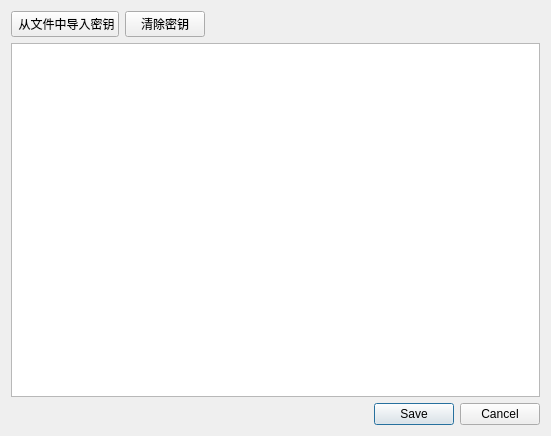
<?xml version="1.0" encoding="UTF-8"?>
<ui version="4.0">
 <class>DialogKeySet</class>
 <widget class="QDialog" name="DialogKeySet">
  <property name="geometry">
   <rect>
    <x>0</x>
    <y>0</y>
    <width>551</width>
    <height>436</height>
   </rect>
  </property>
  <property name="windowTitle">
   <string>Dialog</string>
  </property>
  <property name="windowIcon">
   <iconset resource="application.qrc">
    <normaloff>:/images/keyset.png</normaloff>:/images/keyset.png</iconset>
  </property>
  <property name="whatsThis">
   <string notr="true"/>
  </property>
  <layout class="QGridLayout" name="gridLayout">
   <item row="4" column="1">
    <widget class="QDialogButtonBox" name="buttonBox">
     <property name="locale">
      <locale language="Chinese" country="China"/>
     </property>
     <property name="orientation">
      <enum>Qt::Horizontal</enum>
     </property>
     <property name="standardButtons">
      <set>QDialogButtonBox::Cancel|QDialogButtonBox::Save</set>
     </property>
    </widget>
   </item>
   <item row="0" column="0" colspan="2">
    <layout class="QHBoxLayout" name="horizontalLayout">
     <item>
      <widget class="QPushButton" name="ImportButton">
       <property name="maximumSize">
        <size>
         <width>200</width>
         <height>16777215</height>
        </size>
       </property>
       <property name="toolTip">
        <string>&lt;html&gt;&lt;head/&gt;&lt;body&gt;&lt;p&gt;例如: prod.keys, title.keys.&lt;/p&gt;&lt;/body&gt;&lt;/html&gt;</string>
       </property>
       <property name="text">
        <string> 从文件中导入密钥</string>
       </property>
       <property name="icon">
        <iconset resource="application.qrc">
         <normaloff>:/images/import.png</normaloff>:/images/import.png</iconset>
       </property>
      </widget>
     </item>
     <item>
      <widget class="QPushButton" name="clearKeysButton">
       <property name="text">
        <string>清除密钥</string>
       </property>
      </widget>
     </item>
     <item>
      <spacer name="horizontalSpacer">
       <property name="orientation">
        <enum>Qt::Horizontal</enum>
       </property>
       <property name="sizeHint" stdset="0">
        <size>
         <width>40</width>
         <height>20</height>
        </size>
       </property>
      </spacer>
     </item>
    </layout>
   </item>
   <item row="1" column="0" colspan="2">
    <widget class="QTableWidget" name="keysTable"/>
   </item>
  </layout>
 </widget>
 <resources>
  <include location="application.qrc"/>
 </resources>
 <connections>
  <connection>
   <sender>buttonBox</sender>
   <signal>accepted()</signal>
   <receiver>DialogKeySet</receiver>
   <slot>accept()</slot>
   <hints>
    <hint type="sourcelabel">
     <x>248</x>
     <y>254</y>
    </hint>
    <hint type="destinationlabel">
     <x>157</x>
     <y>274</y>
    </hint>
   </hints>
  </connection>
  <connection>
   <sender>buttonBox</sender>
   <signal>rejected()</signal>
   <receiver>DialogKeySet</receiver>
   <slot>reject()</slot>
   <hints>
    <hint type="sourcelabel">
     <x>316</x>
     <y>260</y>
    </hint>
    <hint type="destinationlabel">
     <x>286</x>
     <y>274</y>
    </hint>
   </hints>
  </connection>
 </connections>
</ui>
